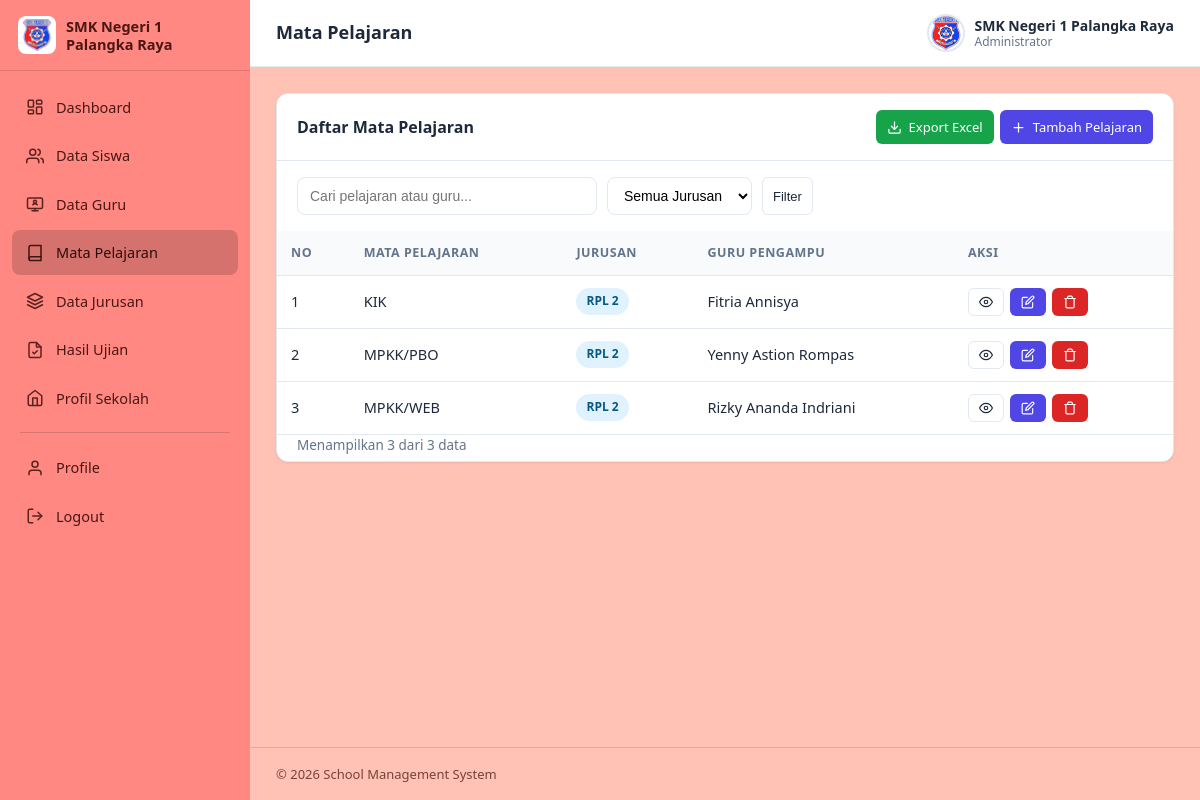
Screenshot of /web_sekolah/pages/pelajaran/index.php (signed in) with the database file from the repository.
### tables this page shows
CREATE TABLE `tbl_pelajaran` (
  `id` int(11) NOT NULL AUTO_INCREMENT,
  `pelajaran` varchar(50) NOT NULL,
  `jurusan` varchar(50) NOT NULL,
  `guru` varchar(50) NOT NULL,
  PRIMARY KEY (`id`)
);

### web_sekolah/includes/functions.php (called while the page is built, shortened)
<?php
function e(?string $s): string
{
    return htmlspecialchars((string)$s, ENT_QUOTES, 'UTF-8');
}
function paginate(string $countSql, array $params, int $perPage = 10): array
{
    $page  = max(1, (int)($_GET['page'] ?? 1));
    $stmt  = db()->prepare($countSql);
    $stmt->execute($params);
    $total = (int)$stmt->fetchColumn();
    $pages = max(1, (int)ceil($total / $perPage));
    $page  = min($page, $pages);
    return [$total, ($page - 1) * $perPage, $pages, $page];
}

### web_sekolah/config/database.php (called while the page is built, shortened)
<?php
function db(): PDO
{
    static $pdo = null;
    if ($pdo === null) {
        $dsn = 'mysql:host=' . DB_HOST . ';dbname=' . DB_NAME . ';charset=' . DB_CHARSET;
        $options = [
            PDO::ATTR_ERRMODE            => PDO::ERRMODE_EXCEPTION,
            PDO::ATTR_DEFAULT_FETCH_MODE => PDO::FETCH_ASSOC,
            PDO::ATTR_EMULATE_PREPARES   => false,
        ];
        try {
            $pdo = new PDO($dsn, DB_USER, DB_PASS, $options);
        } catch (PDOException $e) {
            http_response_code(500);
            exit('Koneksi database gagal: ' . htmlspecialchars($e->getMessage()));
        }
    }
    return $pdo;
}

### web_sekolah/pages/pelajaran/index.php (the view, shortened to what this page needs)
<?php
require_once __DIR__ . '/../../includes/functions.php';
$pdo = db();
$perPage = 10;
$q       = trim($_GET['q'] ?? '');
$jurusan = trim($_GET['jurusan'] ?? '');
$where  = [];
$params = [];
$whereSql = $where ? ' WHERE ' . implode(' AND ', $where) : '';
[$total, $offset, $pages, $page] = paginate("SELECT COUNT(*) FROM tbl_pelajaran$whereSql", $params, $perPage);
$stmt = $pdo->prepare("SELECT * FROM tbl_pelajaran$whereSql ORDER BY pelajaran LIMIT $perPage OFFSET $offset");
$stmt->execute($params);
$rows = $stmt->fetchAll();
$exportQuery = http_build_query(array_filter(['q' => $q, 'jurusan' => $jurusan]));
include __DIR__ . '/../../includes/header.php';
?>
<div class="card">
    <div class="card-header">
        <span class="card-title">Daftar Mata Pelajaran</span>
        <div class="btn-group">
            <a class="btn btn-success btn-sm" href="export.php?<?= e($exportQuery) ?>">
                <svg viewBox="0 0 24 24" width="15" height="15" fill="none" stroke="currentColor" stroke-width="2" stroke-linecap="round" stroke-linejoin="round"><path d="M21 15v4a2 2 0 0 1-2 2H5a2 2 0 0 1-2-2v-4"/><path d="M7 10l5 5 5-5"/><path d="M12 15V3"/></svg>
                Export Excel
            </a>
            <a class="btn btn-primary btn-sm" href="form.php">
                <svg viewBox="0 0 24 24" width="15" height="15" fill="none" stroke="currentColor" stroke-width="2" stroke-linecap="round"><path d="M12 5v14M5 12h14"/></svg>
                Tambah Pelajaran
            </a>
        </div>
    </div>
    <div class="toolbar">
        <form method="get">
            <input type="search" name="q" placeholder="Cari pelajaran atau guru..." value="<?= e($q) ?>">
            <select name="jurusan">
                <option value="">Semua Jurusan</option>
            </select>
            <button type="submit" class="btn btn-secondary btn-sm">Filter</button>
        </form>
    </div>
    <div class="table-wrap">
        <table class="data-table">
            <thead>
                <tr>
                    <th>No</th>
                    <th>Mata Pelajaran</th>
                    <th>Jurusan</th>
                    <th>Guru Pengampu</th>
                    <th>Aksi</th>
                </tr>
            </thead>
            <tbody>
            <?php foreach ($rows as $i => $r): ?>
                <tr>
                    <td><?= $offset + $i + 1 ?></td>
                    <td><?= e($r['pelajaran']) ?></td>
                    <td><span class="badge badge-info"><?= e($r['jurusan']) ?></span></td>
                    <td><?= e($r['guru']) ?></td>
                    <td class="nowrap">
                        <div class="btn-group">
                            <a class="btn btn-secondary btn-sm" href="detail.php?id=<?= (int)$r['id'] ?>" title="Detail">
                                <svg viewBox="0 0 24 24" width="14" height="14" fill="none" stroke="currentColor" stroke-width="2" stroke-linecap="round" stroke-linejoin="round"><path d="M1 12s4-8 11-8 11 8 11 8-4 8-11 8-11-8-11-8z"/><circle cx="12" cy="12" r="3"/></svg>
                            </a>
                            <a class="btn btn-primary btn-sm" href="form.php?id=<?= (int)$r['id'] ?>" title="Edit">
                                <svg viewBox="0 0 24 24" width="14" height="14" fill="none" stroke="currentColor" stroke-width="2" stroke-linecap="round" stroke-linejoin="round"><path d="M11 4H4a2 2 0 0 0-2 2v14a2 2 0 0 0 2 2h14a2 2 0 0 0 2-2v-7"/><path d="M18.5 2.5a2.12 2.12 0 0 1 3 3L12 15l-4 1 1-4 9.5-9.5z"/></svg>
                            </a>
                            <a class="btn btn-danger btn-sm" href="delete.php?id=<?= (int)$r['id'] ?>" title="Hapus">
                                <svg viewBox="0 0 24 24" width="14" height="14" fill="none" stroke="currentColor" stroke-width="2" stroke-linecap="round" stroke-linejoin="round"><path d="M3 6h18"/><path d="M19 6v14a2 2 0 0 1-2 2H7a2 2 0 0 1-2-2V6"/><path d="M8 6V4a2 2 0 0 1 2-2h4a2 2 0 0 1 2 2v2"/></svg>
                            </a>
                        </div>
                    </td>
                </tr>
            <?php endforeach; ?>
            </tbody>
        </table>
    </div>
    <div class="table-footer">
        <span>Menampilkan <?= count($rows) ?> dari <?= $total ?> data</span>
    </div>
</div>
<?php include __DIR__ . '/../../includes/footer.php'; ?>

### web_sekolah/assets/css/style.css (style rules this page uses)
:root { --primary: #4f46e5; --primary-dark: #4338ca; --primary-light: #eef2ff; --success: #16a34a; --success-light: #dcfce7; --danger: #dc2626; --danger-light: #fee2e2; --warning: #d97706; --warning-light: #fef3c7; --info: #0284c7; --info-light: #e0f2fe; --sidebar-bg: #ff8882; --sidebar-hover: rgba(0,0,0,.08); --sidebar-active: rgba(0,0,0,.16); --sidebar-text: #4a1712; --text: #1e293b; --text-muted: #64748b; --border: #e2e8f0; --bg: #ffc2b4; --card: #ffffff; --radius: 12px; --shadow: 0 1px 3px rgba(15, 23, 42, .08); --shadow-lg: 0 10px 25px rgba(15, 23, 42, .12); --sidebar-w: 250px; }
* { margin: 0; padding: 0; box-sizing: border-box; }
body { font-family: "Segoe UI", system-ui, -apple-system, Roboto, "Helvetica Neue", Arial, sans-serif; background: var(--bg); color: var(--text); font-size: 14.5px; line-height: 1.55; }
a { color: var(--primary); text-decoration: none; }
.card { background: var(--card); border: 1px solid var(--border); border-radius: var(--radius); box-shadow: var(--shadow); margin-bottom: 24px; }
.card-header { display: flex; align-items: center; justify-content: space-between; flex-wrap: wrap; gap: 10px; padding: 16px 20px; border-bottom: 1px solid var(--border); }
.card-title { font-size: 16px; font-weight: 600; }
.table-wrap { overflow-x: auto; }
table.data-table { width: 100%; border-collapse: collapse; }
.data-table th, .data-table td { padding: 12px 14px; text-align: left; border-bottom: 1px solid var(--border); white-space: nowrap; }
.data-table th { background: #f8fafc; font-size: 12.5px; text-transform: uppercase; letter-spacing: .04em; color: var(--text-muted); font-weight: 600; }
.btn { display: inline-flex; align-items: center; gap: 7px; padding: 9px 16px; border: 1px solid transparent; border-radius: 8px; font-size: 14px; font-weight: 500; cursor: pointer; transition: background .15s, border .15s; white-space: nowrap; }
.btn-primary { background: var(--primary); color: #fff; }
.btn-success { background: var(--success); color: #fff; }
.btn-danger { background: var(--danger); color: #fff; }
.btn-secondary { background: #fff; color: var(--text); border-color: var(--border); }
.btn-sm { padding: 6px 10px; font-size: 13px; border-radius: 6px; }
.btn-group { display: inline-flex; gap: 6px; }
.toolbar { display: flex; flex-wrap: wrap; align-items: center; gap: 10px; padding: 16px 20px; }
.toolbar form { display: flex; flex-wrap: wrap; gap: 10px; flex: 1; }
.toolbar input[type="search"], .toolbar select { padding: 9px 12px; border: 1px solid var(--border); border-radius: 8px; font-size: 14px; background: #fff; }
.toolbar input[type="search"] { min-width: 220px; flex: 0 1 300px; }
.toolbar select { min-width: 140px; }
.badge { display: inline-block; padding: 4px 10px; border-radius: 999px; font-size: 12px; font-weight: 600; }
.badge-info { background: var(--info-light); color: #075985; }
.table-footer { display: flex; justify-content: space-between; align-items: center; flex-wrap: wrap; gap: 10px; padding: 0 20px 6px; color: var(--text-muted); font-size: 13.5px; }
.nowrap { white-space: nowrap; }

### rows the page displays
tbl_pelajaran: i "1", pelajaran "KIK", jurusan "RPL 2", guru "Fitria Annisya"
tbl_pelajaran: i "2", pelajaran "MPKK/PBO", jurusan "RPL 2", guru "Yenny Astion Rompas"
tbl_pelajaran: i "3", pelajaran "MPKK/WEB", jurusan "RPL 2", guru "Rizky Ananda Indriani"

### other values shown
$page_title "Mata Pelajaran"
$_tbUser['nama'] "SMK Negeri 1 Palangka Raya"
$_tbUser['jabatan'] "Administrator"
count($rows) "3"
$total "3"
APP_NAME "School Management System"
